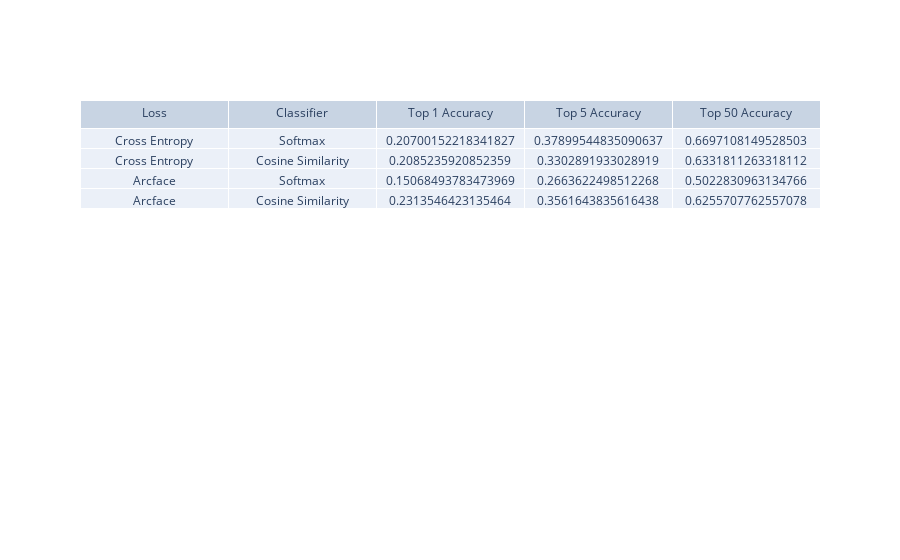

The notebook cell saved with this chart:
### Code cell
eval_table = go.Figure(
    data=[
        go.Table(
            header={"values": ["Loss", "Classifier", "Top 1 Accuracy", "Top 5 Accuracy", "Top 50 Accuracy"]},
            cells={
                "values": [
                    ["Cross Entropy", "Cross Entropy", "Arcface", "Arcface"],
                    ["Softmax", "Cosine Similarity", "Softmax", "Cosine Similarity"],
                    [
                        softmax_cross_entropy_eval_results["top_1_accuracy"],
                        softmax_similarity_eval_results["top_1_accuracy"],
                        arcface_cross_entropy_eval_results["top_1_accuracy"],
                        arcface_similarity_eval_results["top_1_accuracy"]
                    ],
                    [
                        softmax_cross_entropy_eval_results["top_5_accuracy"],
                        softmax_similarity_eval_results["top_5_accuracy"],
                        arcface_cross_entropy_eval_results["top_5_accuracy"],
                        arcface_similarity_eval_results["top_5_accuracy"]
                    ],
                    [
                        softmax_cross_entropy_eval_results["top_50_accuracy"],
                        softmax_similarity_eval_results["top_50_accuracy"],
                        arcface_cross_entropy_eval_results["top_50_accuracy"],
                        arcface_similarity_eval_results["top_50_accuracy"]
                    ],
                ]
            }
        )
    ]
)

eval_table.show()

### Figure 1 — Plotly figure (JSON) as saved in the notebook; plotly's stock layout.template omitted (floating-point values rounded to 4 significant figures)
{"data": [{"cells": {"values": [["Cross Entropy", "Cross Entropy", "Arcface", "Arcface"], ["Softmax", "Cosine Similarity", "Softmax", "Cosine Similarity"], [0.207, 0.2085, 0.1507, 0.2314], [0.379, 0.3303, 0.2664, 0.3562], [0.6697, 0.6332, 0.5023, 0.6256]]}, "header": {"values": ["Loss", "Classifier", "Top 1 Accuracy", "Top 5 Accuracy", "Top 50 Accuracy"]}, "type": "table"}], "layout": {}}
